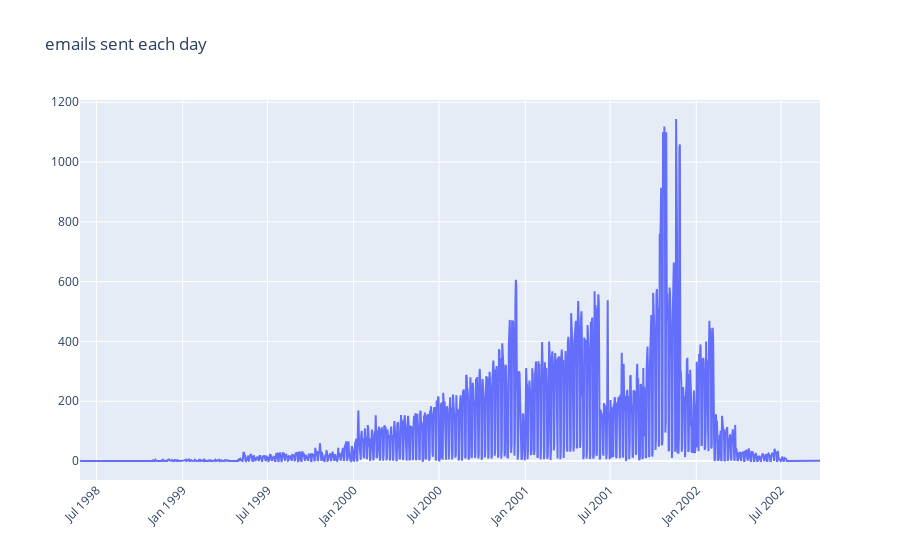

The notebook cell this image was saved under:
### Code cell
one_in_py_tmline(p, 'emails sent each day')

### Figure 1 — Plotly figure (JSON) as saved in the notebook; plotly's stock layout.template omitted (floating-point values rounded to 4 significant figures; data arrays with more than 128 entries replaced by an {"elided": "..."} marker saying what was removed)
{"data": [{"mode": "lines", "type": "scatter", "x": {"elided": "1580 str values"}, "y": {"elided": "1580 int values"}}], "layout": {"autosize": true, "title": {"text": "emails sent each day"}, "xaxis": {"autorange": true, "range": ["1998-05-27", "2002-09-22"], "tickangle": -45, "type": "date"}, "yaxis": {"autorange": true, "range": [-63.56, 1208.0], "type": "linear"}}}
